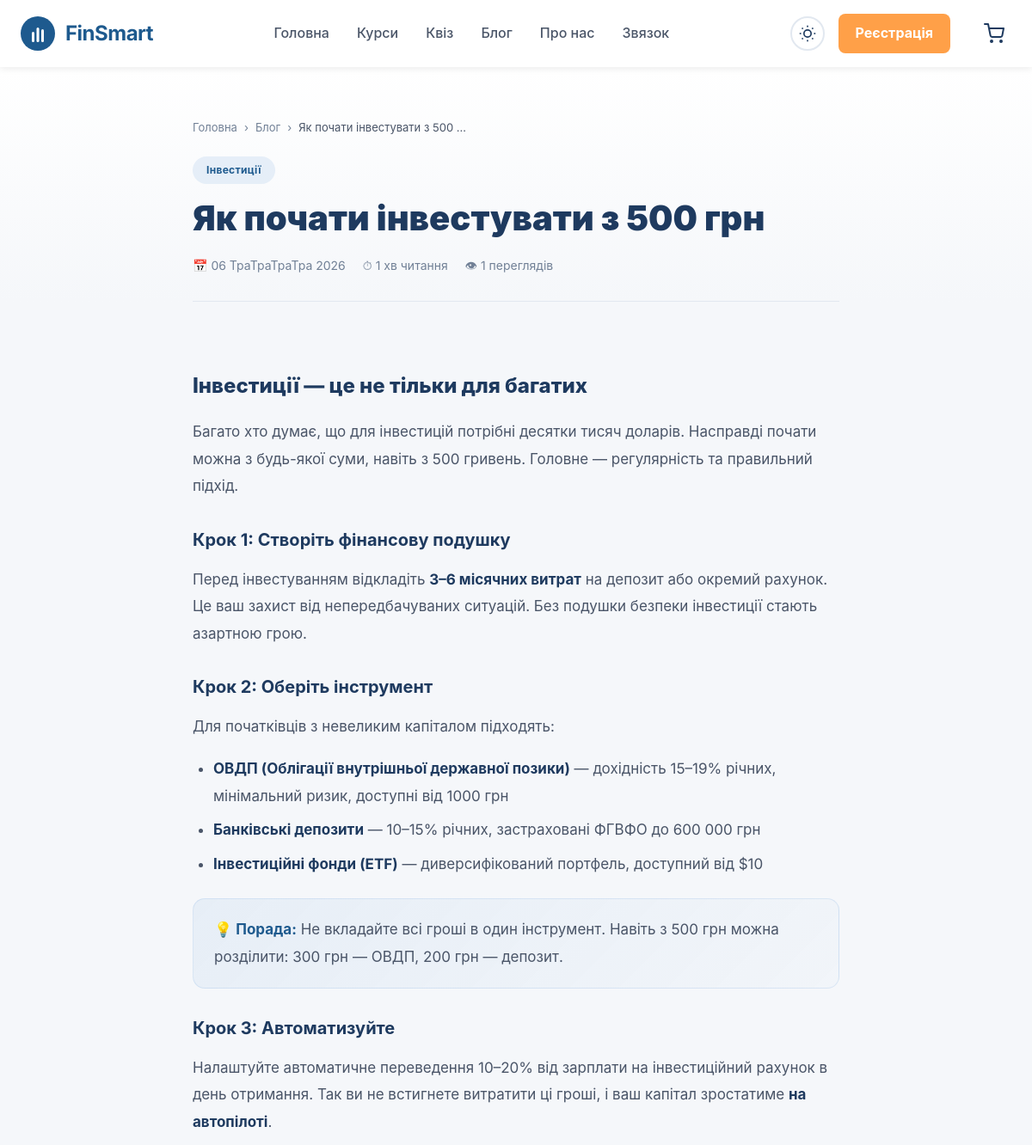
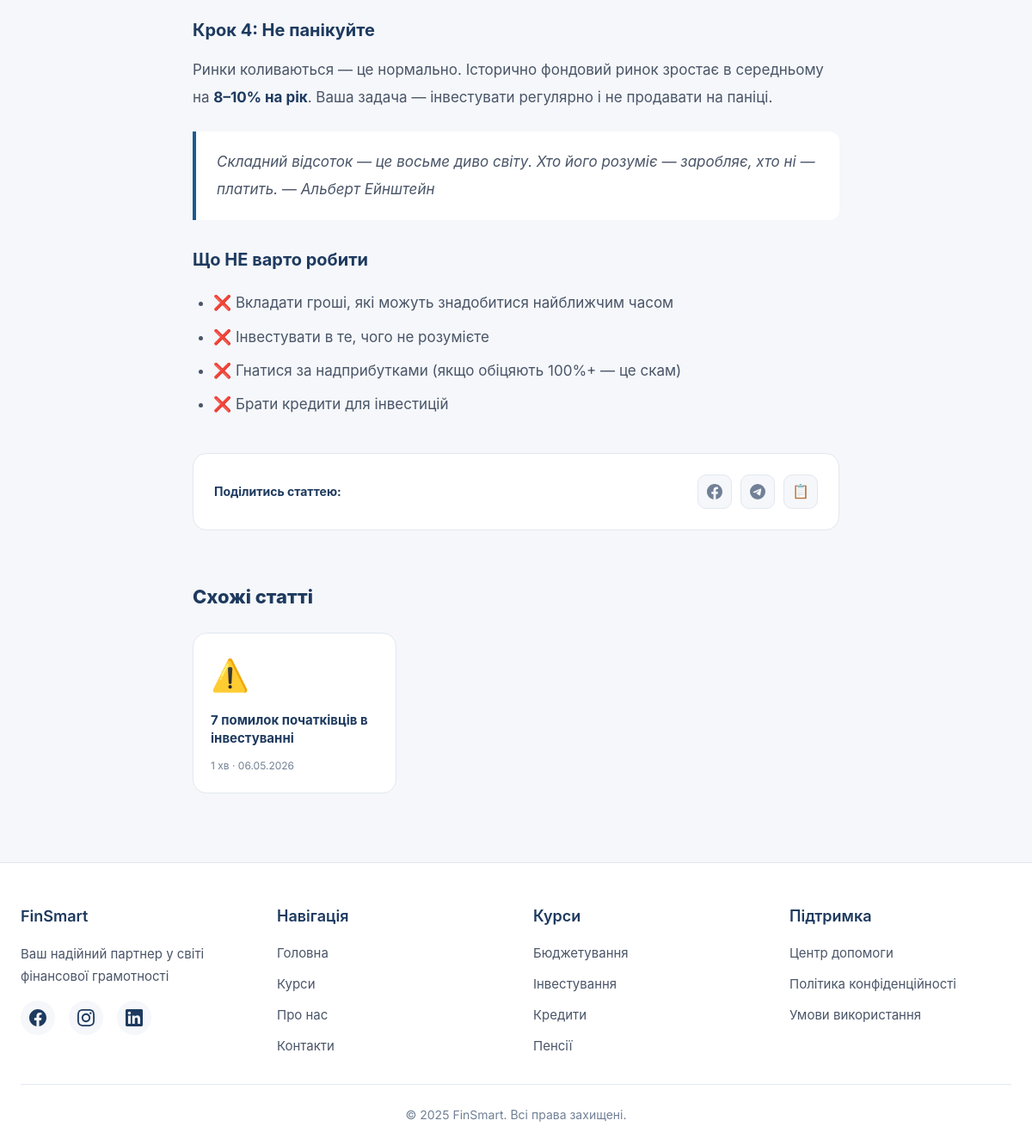
Page /blog/yak-pochaty-investuvaty-z-500-grn/ on the committed database (2 pictures, top to bottom).
### main/models.py (models this page shows, shortened)
class BlogPost(models.Model):
    CATEGORY_CHOICES = [
        ("savings", "Заощадження"),
        ("investing", "Інвестиції"),
        ("budgeting", "Бюджетування"),
        ("credit", "Кредити"),
        ("tips", "Поради"),
    ]
    title = models.CharField(max_length=255)
    slug = models.SlugField(max_length=255, unique=True)
    excerpt = models.TextField(max_length=500, help_text="Короткий опис для картки")
    content = models.TextField(help_text="Повний текст статті (HTML)")
    category = models.CharField(max_length=20, choices=CATEGORY_CHOICES, default="tips")
    cover_emoji = models.CharField(max_length=10, default="📰", help_text="Емодзі для обкладинки")
    author = models.ForeignKey(
        User, on_delete=models.SET_NULL, null=True, blank=True, related_name="blog_posts"
    )
    is_published = models.BooleanField(default=True)
    views_count = models.PositiveIntegerField(default=0)
    created_at = models.DateTimeField(auto_now_add=True)
    updated_at = models.DateTimeField(auto_now=True)
    class Meta:
        managed = True
        db_table = "main_blogpost"
        ordering = ["-created_at"]
    @property
    def reading_time(self):
        word_count = len(self.content.split())
        return max(1, round(word_count / 200))

### main/views.py (the view)
# urls.py: path("blog/<slug:slug>/", views.blog_detail, name="blog_detail"),
def blog_detail(request, slug):
    post = get_object_or_404(BlogPost, slug=slug, is_published=True)
    BlogPost.objects.filter(pk=post.pk).update(views_count=models.F("views_count") + 1)
    post.refresh_from_db()
    related = (
        BlogPost.objects.filter(is_published=True, category=post.category)
        .exclude(pk=post.pk)[:3]
    )
    return render(request, "main/blog_detail.html", {
        "post": post,
        "related_posts": related,
    })

### main/context_processors.py (called while the page is built)
def cart_count(request):
    count = 0
    if request.user.is_authenticated:
        count = CartItem.objects.filter(user=request.user).count()
    else:
        session_key = request.session.session_key
        if not session_key:
            request.session.create()
            session_key = request.session.session_key
        count = CartItem.objects.filter(session_key=session_key).count()
    return {"cart_item_count": count}

def notifications_count(request):
    count = 0
    if request.user.is_authenticated:
        count = Notification.objects.filter(user=request.user, is_read=False).count()
    return {"unread_notifications_count": count}

### templates/main/blog_detail.html (shortened to what this page needs)
{% extends 'base.html' %}
{% load static %}
{% block content %}
<section style="padding: 60px 0 0; background: linear-gradient(180deg, var(--bg-secondary) 0%, var(--bg-primary) 100%);">
    <div class="container" style="max-width: 800px;">
        <div style="display: flex; align-items: center; gap: 8px; font-size: 13px; color: var(--text-muted); margin-bottom: 24px;">
            <a href="{% url 'index' %}" style="color: var(--text-muted); text-decoration: none;">Головна</a>
            <span>›</span>
            <a href="{% url 'blog' %}" style="color: var(--text-muted); text-decoration: none;">Блог</a>
            <span>›</span>
            <span style="color: var(--text-secondary);">{{ post.title|truncatewords:5 }}</span>
        </div>
        <div style="margin-bottom: 16px;">
            <a href="{% url 'blog' %}?category={{ post.category }}"
                style="display: inline-block; padding: 6px 16px; border-radius: 50px; font-size: 12px; font-weight: 700; text-decoration: none; background: rgba(74,143,213,.12); color: var(--brand-primary); letter-spacing: .3px;">
                {{ post.get_category_display }}
            </a>
        </div>
        <h1 style="font-size: clamp(28px, 4vw, 40px); font-weight: 900; color: var(--text-primary); line-height: 1.2; margin-bottom: 20px;">
            {{ post.title }}
        </h1>
        <div style="display: flex; align-items: center; gap: 20px; font-size: 14px; color: var(--text-muted); padding-bottom: 30px; border-bottom: 1px solid var(--border-color);">
            <span>📅 {{ post.created_at|date:"d MMMM Y" }}</span>
            <span>⏱ {{ post.reading_time }} хв читання</span>
            <span>👁 {{ post.views_count }} переглядів</span>
        </div>
    </div>
</section>
<section style="padding: 40px 0 60px;">
    <div class="container" style="max-width: 800px;">
        <div class="blog-content" style="font-size: 17px; line-height: 1.85; color: var(--text-secondary);">
            {{ post.content|safe }}
        </div>
        <div style="margin-top: 40px; padding: 24px; background: var(--bg-card); border-radius: 16px; border: 1px solid var(--border-color);">
            <div style="display: flex; align-items: center; justify-content: space-between; flex-wrap: wrap; gap: 16px;">
                <span style="font-size: 14px; font-weight: 700; color: var(--text-primary);">Поділитись статтею:</span>
                <div style="display: flex; gap: 10px;">
                    <a href="https://www.facebook.com/sharer/sharer.php?u={{ request.build_absolute_uri }}" target="_blank"
                        style="width: 40px; height: 40px; border-radius: 10px; background: var(--bg-primary); border: 1px solid var(--border-color); display: flex; align-items: center; justify-content: center; color: var(--text-muted); text-decoration: none; transition: all .2s;"
                        onmouseover="this.style.background='#1877f2'; this.style.color='#fff'; this.style.borderColor='#1877f2'"
                        onmouseout="this.style.background=''; this.style.color=''; this.style.borderColor=''">
                    </a>
                    <a href="https://t.me/share/url?url={{ request.build_absolute_uri }}&text={{ post.title }}" target="_blank"
                        style="width: 40px; height: 40px; border-radius: 10px; background: var(--bg-primary); border: 1px solid var(--border-color); display: flex; align-items: center; justify-content: center; color: var(--text-muted); text-decoration: none; transition: all .2s;"
                        onmouseover="this.style.background='#0088cc'; this.style.color='#fff'; this.style.borderColor='#0088cc'"
                        onmouseout="this.style.background=''; this.style.color=''; this.style.borderColor=''">
                    </a>
                    <button onclick="navigator.clipboard.writeText(window.location.href); this.innerHTML='✓'; setTimeout(() => this.innerHTML='📋', 1500);"
                        style="width: 40px; height: 40px; border-radius: 10px; background: var(--bg-primary); border: 1px solid var(--border-color); display: flex; align-items: center; justify-content: center; color: var(--text-muted); cursor: pointer; font-size: 16px; transition: all .2s;">
                        📋
                    </button>
                </div>
            </div>
        </div>
    </div>
</section>
{% if related_posts %}
<section style="padding: 0 0 80px;">
    <div class="container" style="max-width: 800px;">
        <h2 style="font-size: 22px; font-weight: 800; color: var(--text-primary); margin-bottom: 24px;">Схожі статті</h2>
        <div style="display: grid; grid-template-columns: repeat(auto-fill, minmax(220px, 1fr)); gap: 20px;">
            {% for related in related_posts %}
            <a href="{% url 'blog_detail' related.slug %}" style="text-decoration: none;"
                onmouseover="this.style.transform='translateY(-4px)'" onmouseout="this.style.transform=''">
                <div style="background: var(--bg-card); border-radius: 16px; padding: 20px; border: 1px solid var(--border-color); transition: transform .2s, box-shadow .2s;">
                    <div style="font-size: 36px; margin-bottom: 12px;">{{ related.cover_emoji }}</div>
                    <h3 style="font-size: 15px; font-weight: 700; color: var(--text-primary); line-height: 1.4; margin-bottom: 8px;">{{ related.title|truncatewords:8 }}</h3>
                    <span style="font-size: 12px; color: var(--text-muted);">{{ related.reading_time }} хв · {{ related.created_at|date:"d.m.Y" }}</span>
                </div>
            </a>
            {% endfor %}
        </div>
    </div>
</section>
{% endif %}
{% endblock %}

### static/css/style.css (style rules this page uses)
:root { --bg-primary: #f5f7fa; --bg-secondary: #ffffff; --bg-card: #ffffff; --text-primary: #1e3a5f; --text-secondary: #4a5568; --text-muted: #718096; --brand-primary: #1e5a8e; --brand-secondary: #4A8FD5; --brand-light: #7DB3E8; --accent-orange: #f59e42; --accent-orange-hover: #e68a2e; --border-color: #e2e8f0; --shadow-sm: 0 2px 8px rgba(0, 0, 0, 0.08); --shadow-md: 0 4px 16px rgba(0, 0, 0, 0.12); --shadow-lg: 0 8px 24px rgba(0, 0, 0, 0.15); --transition-speed: 0.3s; --accent-blue: #1e5a8e; }
* { margin: 0; padding: 0; box-sizing: border-box; }
html { scroll-behavior: smooth; font-size: 16px; }
body { font-family: 'Inter', -apple-system, BlinkMacSystemFont, 'Segoe UI', sans-serif; background-color: var(--bg-primary); color: var(--text-primary); line-height: 1.6; transition: background-color var(--transition-speed), color var(--transition-speed); overflow-x: hidden; }
.container { max-width: 1200px; margin: 0 auto; padding: 0 24px; }
.blog-content, .course-card, .testimonial-card, .stat-card, .contact-form-wrapper, .cart-container { overflow-wrap: anywhere; word-break: break-word; }

### templates/main/blog_detail.html (style rules this page uses)
.blog-content h2 { font-size: 24px; font-weight: 800; color: var(--text-primary); margin: 36px 0 16px; }
.blog-content h3 { font-size: 20px; font-weight: 700; color: var(--text-primary); margin: 28px 0 12px; }
.blog-content p { margin-bottom: 18px; }
.blog-content ul, .blog-content ol { margin: 16px 0; padding-left: 24px; }
.blog-content li { margin-bottom: 8px; }
.blog-content strong { color: var(--text-primary); font-weight: 700; }
.blog-content blockquote { border-left: 4px solid var(--brand-primary); background: var(--bg-card); margin: 24px 0; padding: 20px 24px; border-radius: 0 12px 12px 0; font-style: italic; color: var(--text-secondary); }
.blog-content .tip-box { background: linear-gradient(135deg, rgba(74,143,213,.08), rgba(74,143,213,.02)); border: 1px solid rgba(74,143,213,.15); border-radius: 14px; padding: 20px 24px; margin: 24px 0; }
.blog-content .tip-box strong { color: var(--brand-primary); }

### rows in the picture
BlogPost: title "Як почати інвестувати з 500 …", category "Інвестиції", title "Як почати інвестувати з 500 грн", created_at "06 ТраТраТраТра 2026", reading_time "1", views_count "1", content "Інвестиції — це не тільки для багатих Багато хто думає, що для інвестицій потрібні десятки тисяч доларів. Насправді почати можна з будь-якої суми, навіть з 500 гривень. Головне — регулярність та правильний підхід. Крок 1: Створіть фінансову подушку Перед інвестуванням відкладіть 3–6 місячних витрат на депозит або окремий рахунок. Це ваш захист від непередбачуваних ситуацій. Без подушки безпеки інвестиції стають азартною грою. Крок 2: Оберіть інструмент Для початківців з невеликим капіталом підходять: ОВДП (Облігації внутрішньої державної позики) — дохідність 15–19% річних, мінімальний ризик, доступні від 1000 грн Банківські депозити — 10–15% річних, застраховані ФГВФО до 600 000 грн…"
BlogPost: cover_emoji "⚠️", title "7 помилок початківців в інвестуванні", reading_time "1", created_at "06.05.2026"
